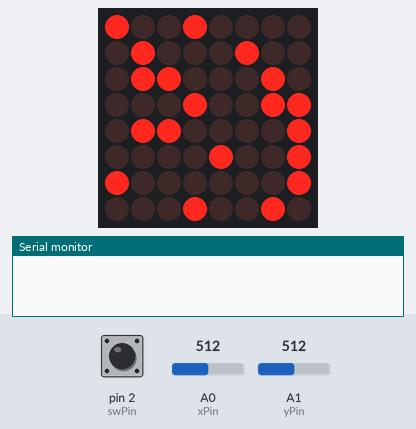
Bench run of a sketch on a simulated Arduino Uno, built with avr-gcc and run on an emulated ATmega328P. Parts: 8×8 LED matrix, the last lines printed to the serial monitor. The inputs (shaded band) are chosen by the test bench; at power-on: A1 (yPin) = 512, pin 2 (swPin) HIGH, A0 (xPin) = 512. Random numbers use the default seed unless the sketch sets one.

Above: at 0.62 s.
1.3 s: A1 (yPin) set to 583
3.1 s: A1 (yPin) set to 609
At 4.24 s:
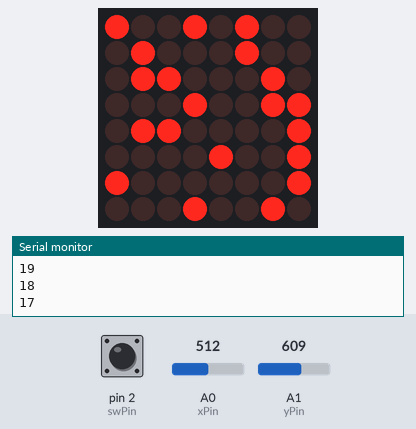
5.5 s: pin 2 (swPin) pulled LOW for 0.15 s
At 5.57 s:
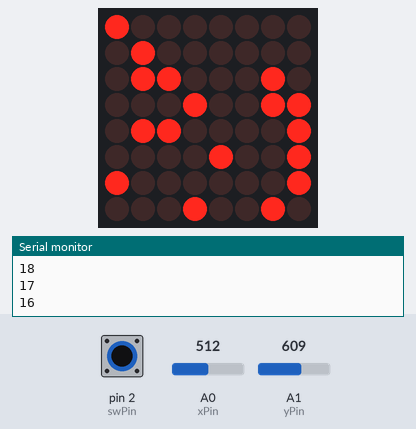
7.3 s: A0 (xPin) set to 214
8.8 s: A0 (xPin) set to 189
At 9.89 s:
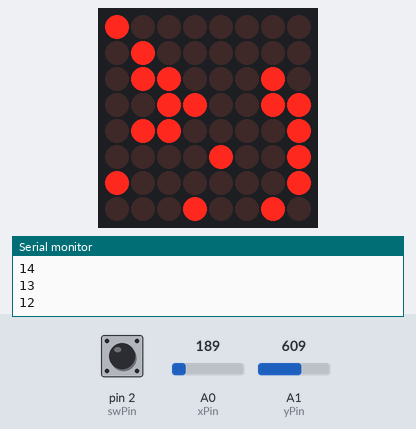
11.8 s: pin 2 (swPin) pulled LOW for 1 s
At 13.11 s:
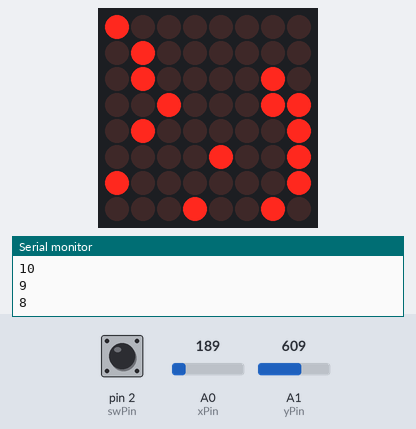

Measured:
- the behaviour switches between 600 and 601 on A1 (yPin) (found by bisection; images 0 and 1)
- the behaviour switches between 200 and 199 on A0 (xPin) (found by bisection; images 2 and 3)
- what the display in image 0 shows lasts 0.4 s, from 0.4 s to 0.8 s

The sketch:

Tema6.ino
```cpp
#include "LedControl.h" // need the library

const byte dinPin = 12; // pin 12 is connected to the MAX7219 pin 1
const byte clockPin = 11; // pin 11 is connected to the CLK pin 13
const byte loadPin = 10; // pin 10 is connected to LOAD pin 12
const byte matrixSize = 8; // 1 as we are only using 1 MAX7219
LedControl lc = LedControl(dinPin, clockPin, loadPin, 1); //DIN, CLK, LOAD, No. DRIVER
byte matrixBrightness = 2;

// joystick pins
const int xPin = A0;
const int yPin = A1;
const int swPin=2;

// the coordinates of the dot
byte xPos = 0;
byte yPos = 0;
byte xLastPos = 0;
byte yLastPos = 0;


// used to trigger the bomb
bool explosion=false;

// last time when the bomb has been triggered ( the joystick button has been pressed)
unsigned long lastTrigger=0;

// the number of destroyable dots per view : front- back - right -left
const byte destroyArea=3;

// the state of an wall ( dot representing a part of an wall) . used as a parameter for blinking
byte dotState=1;

// used in plantBomb function.
// planting=0 => count the score for before explosion ( turning the wall off) AND make turn all the destroyable area on ( blinking reasons)
// planting=1 => blocking reasons
byte planting=0;

// the number of seconds until the end of the game/level
int timer=20;
const int timerDelay=1000;// check if one second has been reached
unsigned long lastTimer=0;// used to simulate an entire second

// Thresholds for joystick movement detection
const int minThreshold = 200;
const int maxThreshold = 600;

// Timing variables for movement updates
const byte moveInterval = 350;
unsigned long lastMoved = 0;

// used to determine the complexity of the level
const int occupancyRate = 30;

// used as a delay ,used to recognise the player
const int playerBlink = 400;
// last time when the pleyer dot has changed his state (on-off)
unsigned long lastPlayerBlink = 0;

// used as a delay, used to recognise the bomb
const int destroyBlink=100;
//last time when the dots ( which creates a wall) have changed their led state (on-off)
unsigned long lastDestroyedBlink=0;

//initialized before blinking the wall, it helps us to check if the blinking animation has been ended
unsigned long destroyTime=0;
// the bomb animation time
const int plantBombDelay=1000;

// 2D array representing the state (on/off) of each LED in the matrix
byte matrix[matrixSize][matrixSize] = {
  /* Initial state with all LEDs off */ };


byte score=0;

void(* resetFunc) (void) = 0;


void setup() {
  Serial.begin(9600);

  // the zero refers to the MAX7219 number, it is zero for 1 chip
  lc.shutdown(0, false); // turn off power saving, enables display
  lc.setIntensity(0, matrixBrightness); // sets brightness (0~15 possible values)
  lc.clearDisplay(0); // clear screen

  randomSeed(analogRead(A5));//generate the seed for random map and player position

  pinMode(swPin, INPUT_PULLUP);
  attachInterrupt(digitalPinToInterrupt(swPin), bombTrigger ,FALLING);

  generateMap(occupancyRate);
  generatePlayerPos();
  updateMap();
}

void loop(){

  endGame();
  if(explosion)
    plantBomb(destroyArea);

  if ((millis() - lastMoved > moveInterval ) && explosion==false) {
    updatePositions(); // Update the position of the LED based on joystick input
    lastMoved = millis(); // Update the time of the last move
  }

  blinkPlayer();
  updateMap();


}

void generateMap(byte occupancyRate) {
  // generate a map using an occupanyRate as parameter

  byte numberOfWalls = (occupancyRate * (matrixSize * matrixSize)) / 100;
  byte xWall;
  byte yWall;

  while (numberOfWalls > 0) {

    xWall = random(8);
    yWall = random(8);

    if (matrix[xWall][yWall] == 0) {
      numberOfWalls--;
      matrix[xWall][yWall] = 1;
    }

  }

}

void generatePlayerPos() {

  // generate player's first position
  // we should spawn him on an empty place
  xPos = random(8);
  yPos = random(8);

  while (matrix[xPos][yPos] != 0) {

    xPos = random(8);
    yPos = random(8);

  }

  matrix[xPos][yPos] = 1;

}

void updateMap() {

  //handles the moves in game
  for (int row = 0; row < matrixSize; row++) {
    for (int col = 0; col < matrixSize; col++) {
      lc.setLed(0, row, col, matrix[row][col]);

    }
  }
}

void endGame(){

 if(millis()-lastTimer>timerDelay){

    Serial.println(timer);
    timer--;
    lastTimer=millis();

    if(timer==-1 || score>=((occupancyRate * (matrixSize * matrixSize)) / 100)  ){
      byte numberOfWalls = (occupancyRate * (matrixSize * matrixSize)) / 100;
      if(score>= numberOfWalls)
        timer=-1;
      Serial.println("TIME IS OVER");
      Serial.print("YOUR SCORE IS :");
      Serial.println(score);
      Serial.print("DESTRUCTION RATE: ");

      int result=((double)score/(numberOfWalls) *100)+1;
      Serial.print(result);
      while(timer=1){

      }

    }
  }


}

void updatePositions() {

  int xValue = analogRead(xPin); // Read the X-axis value

  int yValue = analogRead(yPin); // Read the Y-axis value

  // use temporary coordinates to not affect the players position in case of a failure (intersection with a wall )
  int tempY=yPos;
  int tempX=xPos;


  // Store the last positions
  xLastPos = xPos;
  yLastPos = yPos;

  // Update tempY based on joystick movement
  if (xValue < minThreshold) {
    tempY = (yPos > 0) ? yPos - 1 : matrixSize - 1;
  } else if (xValue > maxThreshold) {
    tempY = (yPos < matrixSize - 1) ? yPos + 1 : 0;
  }
  // Update tempX based on joystick movement
  if (yValue < minThreshold) {
    tempX = (xPos > 0) ? xPos - 1 : matrixSize - 1;
  } else if (yValue > maxThreshold) {
    tempX = (xPos + 1) % matrixSize;
  }

  if(matrix[tempX][tempY]==0 ){

    // in case of succes ( empty space) the xPos and yPos are updated
    xPos=tempX;
    yPos=tempY;
    // Check if the position has changed and update the matrix accordingly
    if (xPos != xLastPos || yPos != yLastPos ) {
     // matrixChanged = true;
      matrix[xLastPos][yLastPos] = 0; // Turn off the LED at the last position
      matrix[xPos][yPos] = 1; // Turn on the LED at the new position

    }
  }

}

void blinkPlayer() {

  if (millis() - lastPlayerBlink > playerBlink) {
    matrix[xPos][yPos] = !matrix[xPos][yPos];
    lastPlayerBlink = millis();
  }
}


void countScore( byte destroyArea){

  // get the coordinates of the player
  int currentRow=xPos;
  int currentCol=yPos;
  destroyArea=destroyArea%matrixSize; // avoid bugs with %, destroyArea=2 -> destroys 2 blocks on each view (left-right-front-back)

  //determine the limits
  byte upLimit= (currentRow - destroyArea)>=0 ? currentRow - destroyArea : 0;
  byte downLimit= (currentRow + destroyArea)<=(matrixSize-1) ? currentRow + destroyArea : matrixSize-1;
  byte leftLimit= (currentCol - destroyArea)>=0 ? currentCol - destroyArea : 0;
  byte rightLimit= (currentCol + destroyArea)<=(matrixSize-1) ? currentCol + destroyArea :  matrixSize-1;


  //count the score for each view
   for(int row=currentRow-1; row>=upLimit  ; row--) //back
    if(matrix[row][currentCol]==1)
      score++;

  for(int row=currentRow+1; row<=downLimit;row++)  // front
    if(matrix[row][currentCol]==1)
      score++;

  for(int col=currentCol-1;col>=leftLimit;col--) //left
    if(matrix[currentRow][col]==1)
      score++;

  for(int col=currentCol+1;col<=rightLimit;col++) //right
    if(matrix[currentRow][col]==1)
      score++;


}

void destroyAreaState( byte state, byte destroyArea){

  // State =0 => the destroyable leds turns OFF
  // State =1 => the destroyable leds turn on
  // used for blinking and for removing the wall parts
  int currentRow=xPos;
  int currentCol=yPos;
  destroyArea=destroyArea%matrixSize;


  byte upLimit= (currentRow - destroyArea)>=0 ? currentRow - destroyArea : 0;
  byte downLimit= (currentRow + destroyArea)<=(matrixSize-1) ? currentRow + destroyArea : matrixSize-1;
  byte leftLimit= (currentCol - destroyArea)>=0 ? currentCol - destroyArea : 0;
  byte rightLimit= (currentCol + destroyArea)<=(matrixSize-1) ? currentCol + destroyArea :  matrixSize-1;

  for(int row=currentRow-1; row>=upLimit  ;row--)
    matrix[row][currentCol]=state;

  for(int row=currentRow+1; row<=downLimit;row++)
    matrix[row][currentCol]=state;

  for(int col=currentCol-1;col>=leftLimit;col--)
    matrix[currentRow][col]=state;

  for(int col=currentCol+1;col<=rightLimit;col++)
    matrix[currentRow][col]=state;


}


void plantBomb(byte destroyArea){

  // if planting just started, we:
  // count the score ( number of wall parts which will be destroyed)
  // set the leds of destroyable parts ON ( blinking reasons)
  // save the destroy Time to time the animation
  if (planting==0){
    countScore(destroyArea);
    destroyAreaState(dotState=1, destroyArea);
    destroyTime=millis();
    planting=1;
  }

  // blinking animation
  if(millis()-lastDestroyedBlink>destroyBlink){

    dotState=!dotState;
    destroyAreaState(dotState,destroyArea);

    lastDestroyedBlink=millis();
  }

  // end of the explosion
  // turn off the destroyed dots
  // unlock the planting
  if(millis()-destroyTime>plantBombDelay){
    explosion=false;
    planting=0;
    destroyAreaState(dotState=0,destroyArea);
  }
}

void bombTrigger(){
  // explosion will call the plantBomb function
  if(micros()-lastTrigger>moveInterval*1000){
    explosion=true;
    lastTrigger=micros();
    if(timer==-1)
    resetFunc();
  }

}
```
